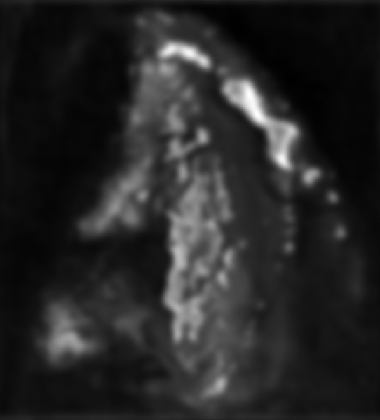
%> input picture Week12/Tutorial/figures/pro4_satellite_1_degraded.tiff, 380 x 420 px, shrunk from 542 x 599 before the run
$ octave hw2_matlab4.m   (GNU Octave 9; MATLAB toolbox functions it lacks are replaced by stand-ins)
%> lines starting %> are read from the running program, lines starting %| are printed output that depends on the picture; long printed decimals are rounded
% answer for matlab problem 3

clc;
% clear all;
close all;

calc_std = @(block_struct) std2(block_struct.data);

file_names = {'./figures/pro4_satellite_1_degraded.tiff', './figures/pro4_satellite_2_degraded.tiff'};
% file_names = {'./figures/pro4_satellite_1_degraded.tiff'};


figure();
n_cols = 4;
for idx = 1:length(file_names)
    img = im2double(imread(file_names{idx}));
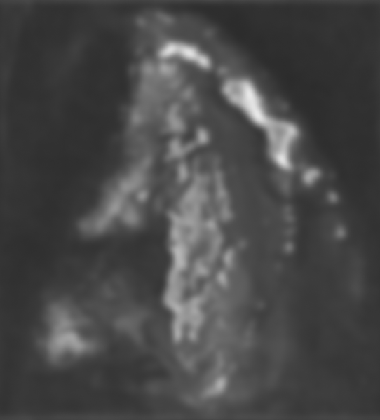
%> img: size 420x380 double; min 0.171, max 0.912, mean 0.285

    [path, name, ext] = fileparts(file_names{idx});


%     figure("Name", sprintf('%s - std2', name));
    subplot(length(file_names), n_cols, n_cols*(idx-1)+1);
    imshow(img);
    title('original');


    % we divide the image into different block size
    % and estimate the noise varience (we choose the block with second small standard deviation)
    n_blocks = 5:3:50;
    second_smallest_std = zeros(1, length(n_blocks));
    for i = 1:length(n_blocks)
        img_size = size(img);
        img_std = blockproc(img,[ceil(img_size(1)/n_blocks(i)) ceil(img_size(2)/n_blocks(i))],calc_std);
        block_std_list = sort(img_std(:));
        second_smallest_std(i) = block_std_list(2);
    end
%> after the loop, second_smallest_std = [0.00965 0.00627 0.00377 0.00239 0.00201 0.00175 0.00165 0.00134 0.00129 0.00131 0.00112 0.00112 0.00105 0.00103 0.000929 0.000949]
    figure(1);

    % accoring to experience the n_blocks should be slightly larger to
    % approxmiate noise
    noise_std = second_smallest_std(5);
%> noise_std = 0.00201
    fprintf('%s noise std: %f\n', name, noise_std);
%| pro4_satellite_1_degraded noise std: 0.00201

    row_idx = 180;
    subplot(length(file_names), n_cols, n_cols*(idx-1)+2);
    plot(img(row_idx, :));
    axis tight;
    ylim([0 1]);
    hold on;


    % apply morphological sharpening
    SE = strel('disk', 10);
    im_d = imdilate(img, SE);
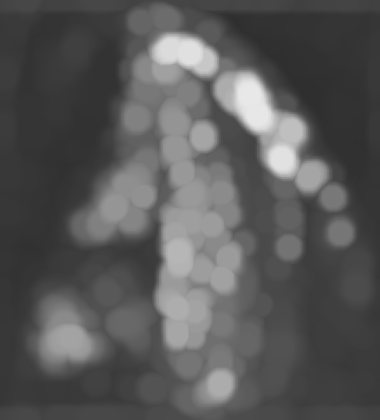
%> im_d: size 420x380 double; min 0.182, max 0.912, mean 0.347
    im_e = imerode(img, SE);
    im_h = .5*(im_d + im_e);
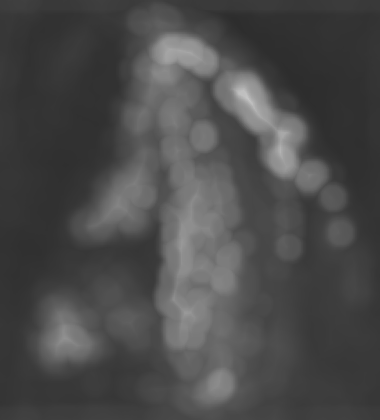
%> im_h: size 420x380 double; min 0.177, max 0.772, mean 0.294
    ind_d = find(img >= im_h);
%> ind_d = 54271 values from 1 to 159600
    ind_e = find(img < im_h);
%> ind_e = 105329 values from 4 to 159595
    img_sharpen = img;
    img_sharpen(ind_d) = im_d(ind_d);
    img_sharpen(ind_e) = im_e(ind_e);
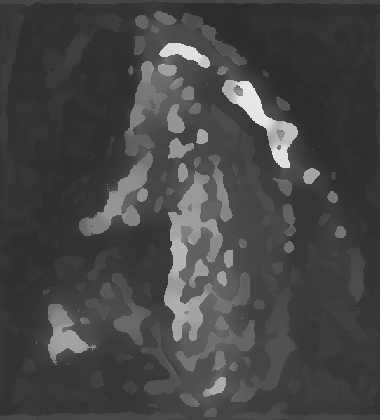
%> img_sharpen: size 420x380 double; min 0.171, max 0.912, mean 0.277


    % finding the best gaussian filter by searching the one with least
    % 1-norm difference
    min_delta = inf;
    best_sigma = 0;
    % by experience, the best sigma should be in [3, 10]
    for sigma = 3:0.1:10
        img_regauss = imgaussfilt(img_sharpen, sigma);
        img_regauss_delta = norm(img_regauss - img, 1);
        if img_regauss_delta < min_delta
            min_delta = img_regauss_delta;
            best_sigma = sigma;
        end
    end
%> this loop made 71 passes
%> (img_regauss_delta, min_delta) on passes 1 to 11: (10.78, 10.78), (10.07, 10.07), (9.83, 9.83), (9.63, 9.63), (9.46, 9.46), (9.32, 9.32), (9, 9), (8.94, 8.94), (8.91, 8.91), (8.89, 8.89), (8.89, 8.89)
%> img_regauss_delta on passes 12 to 17: 9.11, 9.26, 9.41, 9.56, 9.71, 10.13
%> after the loop, best_sigma = 4
    fprintf('%s gaussian sigma estimate: %f\n', name, best_sigma);
%| pro4_satellite_1_degraded gaussian sigma estimate: 4.000
    img_regauss = imgaussfilt(img_sharpen, 8);

    plot(img_sharpen(row_idx, :));
    plot(img_regauss(row_idx, :), '-.r');
    hold off;
    axis tight;
    ylim([0 1]);

    % deblur without noise estimatation
    PSF = fspecial('gaussian', 2*ceil(2*best_sigma)+1, best_sigma);
    img_deblur = deconvwnr(img, PSF, 0);
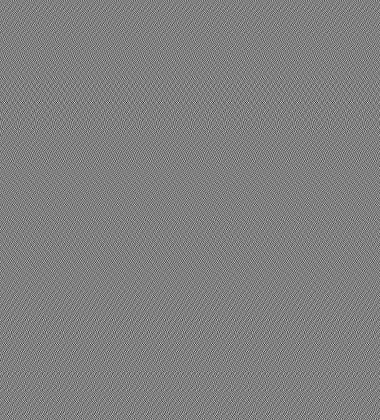
%> img_deblur: size 420x380 double; min -11979.2, max 11752.6, mean 0.3; drawn with min black and max white
    imwrite(img_deblur, fullfile(path, strcat(name, '_deblur.jpg')));
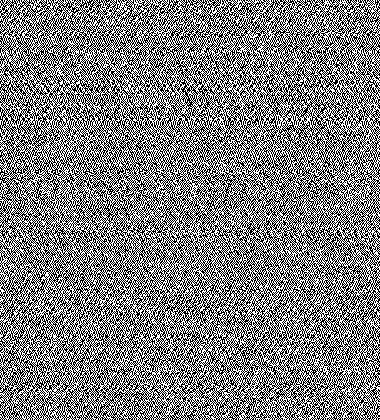
%> saved as pro4_satellite_1_degraded_deblur.jpg: size 420x380 uint8; min 0, max 255, mean 127.6

    subplot(length(file_names), n_cols, n_cols*(idx-1)+3);
    imshow(img_deblur);
    title('de-blurred, NSR = 0')

    % deblur with noise consideration
    estimated_nsr = noise_std^2/var(img(:));
%> estimated_nsr = 0.000338
    img_deblur_denoise = deconvwnr(img, PSF, estimated_nsr);
    imwrite(img_deblur_denoise, fullfile(path, strcat(name, '_deblur_denoise.jpg')));

    subplot(length(file_names), n_cols, n_cols*(idx-1)+4);
    imshow(img_deblur_denoise);
    title(sprintf('de-blurred, NSR = %f', estimated_nsr));
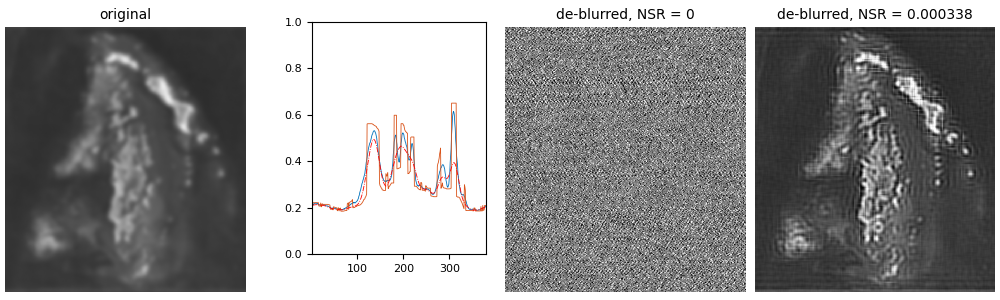
%> figure redrawn from the program's plot data, 4 panels
end
%> pass 2 of the loop `for idx = 1:length(file_names)`:
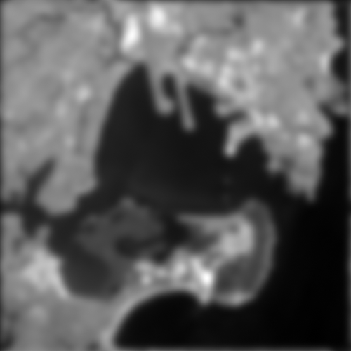
%> input picture Week12/Tutorial/figures/pro4_satellite_2_degraded.tiff, 351 x 351 px, shrunk from 500 x 500 before the run
%> img: size 351x351 double
%> after the loop `for i = 1:length(n_blocks)`: second_smallest_std = [0.0327 0.00924 0.00387 0.00141 0.00125 0.00142 0.00114 0.000882 0.00108 0.00101 0.00101 0.000977 0.000936 0.000902 0.000902 0.000902]
%> noise_std = 0.00125
%| pro4_satellite_2_degraded noise std: 0.001253
%> im_d: size 351x351 double
%> im_e: size 351x351 double
%> im_h: size 351x351 double
%> ind_d = 51745 values from 360 to 123201
%> ind_e = 71456 values from 1 to 123063
%> the loop `for sigma = 3:0.1:10` made 71 passes
%> (img_regauss_delta, min_delta) on passes 1 to 3: (9.24, 9.24), (8.6, 8.6), (8.47, 8.47)
%> after the loop `for sigma = 3:0.1:10`: best_sigma = 3.2
%| pro4_satellite_2_degraded gaussian sigma estimate: 3.200
%> img_deblur: size 351x351 double
%> `imwrite(img_deblur, fullfile(path, strcat(name, '_deblur.jpg')));`:
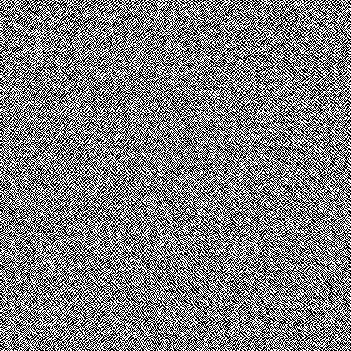
%> saved as pro4_satellite_2_degraded_deblur.jpg: size 351x351 uint8; min 0, max 255, mean 127.4
%> estimated_nsr = 5.37e-05
%> img_deblur_denoise: size 351x351 double
%> `title(sprintf('de-blurred, NSR = %f', estimated_nsr));`:
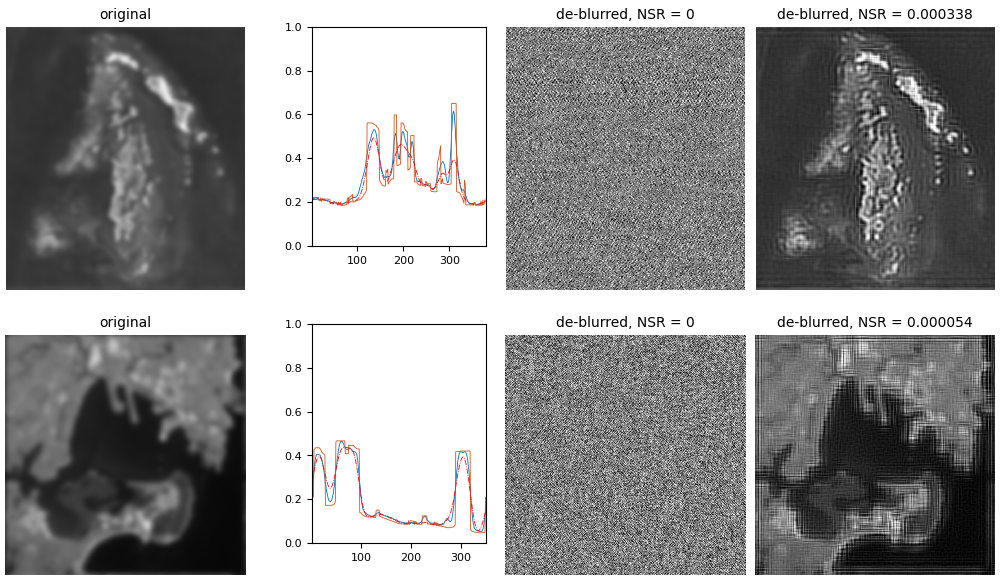
%> figure redrawn from the program's plot data, 8 panels
